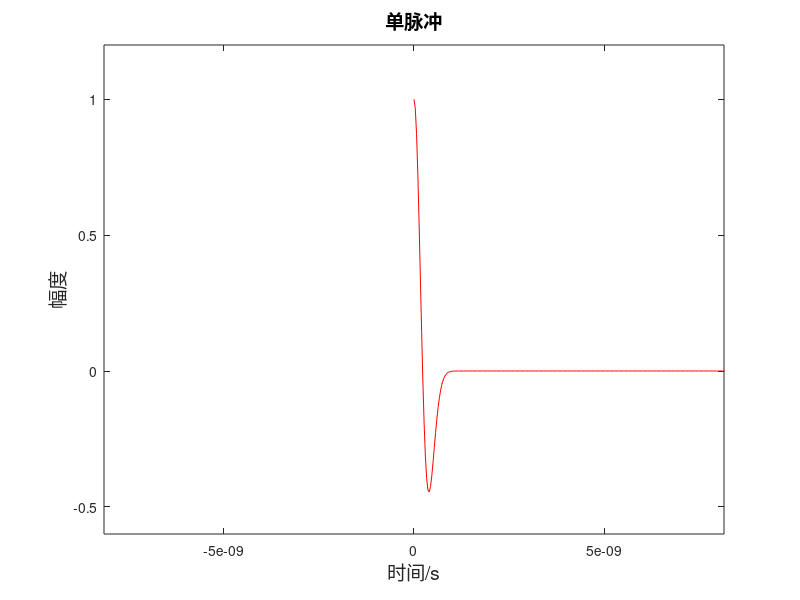
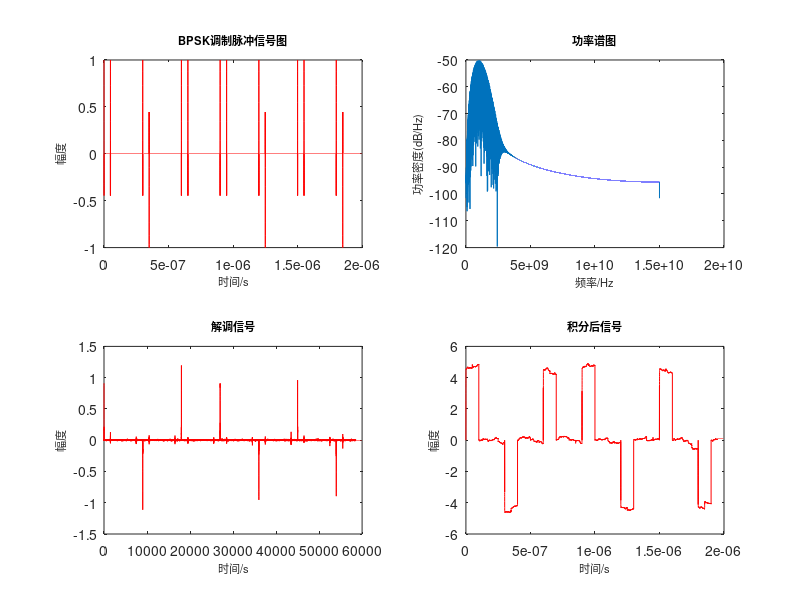

Write the MATLAB code that produced these figures, in order.
%% 模拟TR-UWB信号发生器和接收器
%BPSK调制

% 定义变量
close all;
clear;
Ep = 1;                     %振幅
fs = 3e10;      %Hz   采样率
Fn = fs/2;      %Hz   最小奈奎斯特率
TD = 50e-9;     %seconds     参考脉冲和信息脉冲之间的距离
TS = 300e-9;    %seconds     参考脉冲之间的距离
tp = 2e-9;      %seconds     脉冲宽度
t=0:1/fs:2e-6-1/fs;       %信号时间
t_ref = t;
t_pulse = t;
a=tp/2.5;       %经验系数

%% 生成单个脉冲
Y=(1-(4*pi.*(t.^2))/a^2) .* exp(-2*pi.*(t.^2)/a^2) / sqrt(Ep);
plot(t,Y,'-r');
axis([-1e-9 1e-9 -0.6 1.2])
ylabel('幅度', 'fontSize',14)
xlabel('时间/s','fontSize',14)
title('单脉冲','fontSize',14)

%% 创建延迟TS的参考脉冲
binary_seq = [1 0 1 1 0 1 0];
for i = 1:length(binary_seq)       
        t_ref = t_ref - TS;
        Y = Y + (1-(4*pi.*(t_ref.^2))/a^2) .* exp(-2*pi.*(t_ref.^2)/a^2) / sqrt(Ep);
end

%% 产生延迟TD和TS的信息脉冲
for i = 1:length(binary_seq)
    if i == 1
        t_pulse = t_pulse - TD;
        Y = Y + (1-(4*pi.*(t_pulse.^2))/a^2) .* exp(-2*pi.*(t_pulse.^2)/a^2) / sqrt(Ep); 
    end
    if i > 1
        if binary_seq(i) == 1
            t_pulse = t_pulse - TS;
            Y = Y + (1-(4*pi.*(t_pulse.^2))/a^2) .* exp(-2*pi.*(t_pulse.^2)/a^2) / sqrt(Ep);
        end
        if binary_seq(i) == 0
            t_pulse = t_pulse - TS;
            Y = Y + (1-(4*pi.*(t_pulse.^2))/a^2) .* exp(-2*pi.*(t_pulse.^2)/a^2) / (-1*sqrt(Ep));
        end
    end
end

%% BPSK调制
binary_signal = Y;
figure
subplot(221);
plot(t,binary_signal,'-r')
ylabel('幅度', 'fontSize',8)
xlabel('时间/s','fontSize',8)
title('BPSK调制脉冲信号图','fontSize',8)

% figure
% plot(t,binary_signal,'-r')
% ylabel('幅度', 'fontSize',14)
% xlabel('时间/s','fontSize',14)
% title('区域放大：1','fontSize',14)
% 
% figure
% plot(t,binary_signal,'-r')
% ylabel('幅度', 'fontSize',14)
% xlabel('时间/s','fontSize',14)
% title('区域放大：0','fontSize',14)


%% 生成并绘制频谱

NFFY=2.^(ceil(log(length(binary_signal))/log(2)));
FFTY=fft(binary_signal,NFFY);
NumUniquePts=ceil((NFFY+1)/2); 
FFTY=FFTY(1:NumUniquePts);
MY=abs(FFTY);
MY=MY*2;
MY(1)=MY(1)/2;
MY(length(MY))=MY(length(MY))/2;
MY=MY/length(binary_signal);
f=(0:NumUniquePts-1)*2*Fn/NFFY;
% figure
subplot(222); 
plot(f,20*log10(MY));
xlabel('频率/Hz','fontSize',8); 
title('功率谱图','fontSize',8);
ylabel('功率密度(dB/Hz)','fontSize',8);

%% 解调
received_signal = awgn(binary_signal,25);
shift_signal=[received_signal(1,1501:60000),zeros(1,1500)];
demot_signal=received_signal.*shift_signal;
% figure
subplot(223); 
plot(demot_signal,'-r')
ylabel('幅度', 'fontSize',8)
xlabel('时间/s','fontSize',8)
title('解调信号','fontSize',8)
% 
% figure
% plot(tm,received_signal_sqr,'-r')
% ylabel('幅度', 'fontSize',14)
% xlabel('时间/s','fontSize',14)
% title('区域放大','fontSize',14)

%% 按100ns的批次对信号进行时间积分并绘制
integrated_signal = zeros(1,length(demot_signal));
start_time = min(t);
next_time = 0;
while next_time < max(t)
    next_time = next_time + 100e-9; %每100ns
    index = find((start_time <= t) & (t < next_time));
    integrated_signal(index) = cumtrapz(demot_signal(index)); %每100ns积分一次
    start_time = next_time;
end

% figure
subplot(224); 
plot(t,integrated_signal,'-r')
ylabel('幅度', 'fontSize',8)
xlabel('时间/s','fontSize',8)
title('积分后信号','fontSize',8)
%% 设计阈值决策01
% recovered_data = zeros(1,7);
% n=1;
% threshold = 0.3;
% i=1;
% while(i<=length(demot_signal))
%     if (demot_signal(i)>0 && abs(demot_signal(i))>threshold)
%         recovered_data(n)=1;
%     elseif (demot_signal(i)<0 && abs(demot_signal(i))<threshold)
%         recovered_data(n)=0;
%     end
%     n=n+1;
%     i=i+9000;
% end
% % figure
% subplot(224); 
% stem(recovered_data,'-r')
% ylabel('幅度', 'fontSize',8)
% title('结果','fontSize',8)
% 
% disp('恢复信号: ')
% disp(recovered_data)



